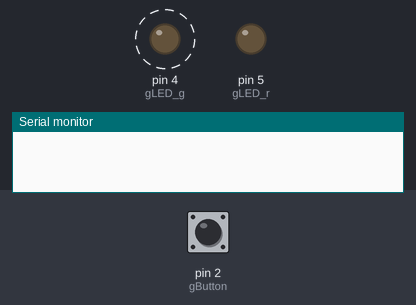
Simulated run of this sketch. Board: Arduino Uno, built with avr-gcc and run on an emulated ATmega328P. Parts: output pins drawn as LEDs (lit = HIGH), the last lines printed to the serial monitor. Dashed ring = blinking. The inputs (shaded band) are chosen by the test bench; at power-on: pin 2 (gButton) HIGH.

Above: at 1.2 s.
1.3 s: pin 2 (gButton) pulled LOW for 0.15 s
At 1.37 s:
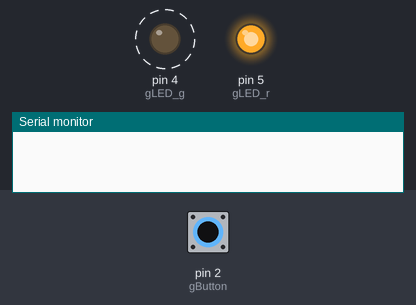
4.3 s: pin 2 (gButton) pulled LOW for 1 s
At 6.8 s:
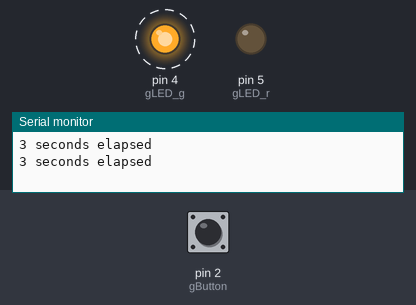
7.3 s: pin 2 (gButton) pulled LOW for 3.2 s
At 8.5 s:
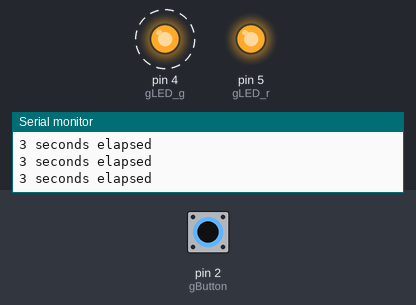
Timing chart, 0 to 18.0 s (numbered marks = the images above; inputs shaded):
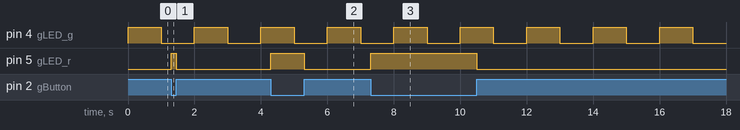

The sketch:

Lab_3_revised_file.ino
```cpp
#include <Arduino.h>

// ---------------- Shared Variables ----------------

// Incremented once per second inside Timer1 ISR
volatile uint32_t gTimer = 0;

// Flags set by interrupts, handled in loop()
volatile bool task1Flag = false;
volatile bool task2Flag = false;

// ---------------- Pin Definitions ----------------

const int gLED_g  = 4;   // Green LED
const int gLED_r  = 5;   // Red LED
const int gButton = 2;   // Button (INT0)

// ---------------- Task Definitions ----------------

// Task 1: runs at 1 Hz
void task1() {
  digitalWrite(gLED_g, !digitalRead(gLED_g));
  gTimer++;
}

// Task 2: runs on button interrupt
void task2() {
  bool pressed = (digitalRead(gButton) == LOW);
  digitalWrite(gLED_r, pressed ? HIGH : LOW);
}

// ---------------- Timer1 Interrupt (1 Hz) ----------------
// 16 MHz / 1024 prescaler = 15625 counts/sec
ISR(TIMER1_COMPA_vect) {
  task1Flag = true;
}

// ---------------- Button Interrupt ----------------
void buttonISR() {
  task2Flag = true;
}

// ---------------- Setup ----------------
void setup() {
  Serial.begin(9600);

  pinMode(gLED_g, OUTPUT);
  pinMode(gLED_r, OUTPUT);
  pinMode(gButton, INPUT_PULLUP);

  digitalWrite(gLED_g, LOW);
  digitalWrite(gLED_r, LOW);

  // ---------- Timer1 Configuration ----------
  cli();                // Disable global interrupts
  TCCR1A = 0;
  TCCR1B = 0;
  TCNT1  = 0;

  OCR1A = 15624;        // Compare match for 1 Hz
  TCCR1B |= (1 << WGM12);   // CTC mode
  TCCR1B |= (1 << CS12) | (1 << CS10); // Prescaler 1024
  TIMSK1 |= (1 << OCIE1A); // Enable Timer1 interrupt
  sei();                // Enable global interrupts

  // ---------- External Interrupt (Button) ----------
  attachInterrupt(digitalPinToInterrupt(gButton), buttonISR, CHANGE);
}

// ---------------- Main Loop ----------------
void loop() {

  // ---------- Handle Task 1 ----------
  if (task1Flag) {
    task1Flag = false;
    task1();
  }

  // ---------- Handle Task 2 ----------
  if (task2Flag) {
    task2Flag = false;
    task2();
  }

  // ---------- Foreground Task ----------
  if (gTimer >= 3) {
    Serial.println("3 seconds elapsed");
    gTimer = 0;
  }
}
```

Measured:
- after the input at 1.3 s, pin 5 (gLED_r): LOW → HIGH at once, → LOW 0.15 s later
- after the input at 4.3 s, pin 5 (gLED_r): LOW → HIGH at once, → LOW 1.0 s later
- after the input at 7.3 s, pin 5 (gLED_r): LOW → HIGH at once, → LOW 3.2 s later
- by itself, pin 4 (gLED_g): alternates HIGH for 1.0 s and LOW for 1.0 s
